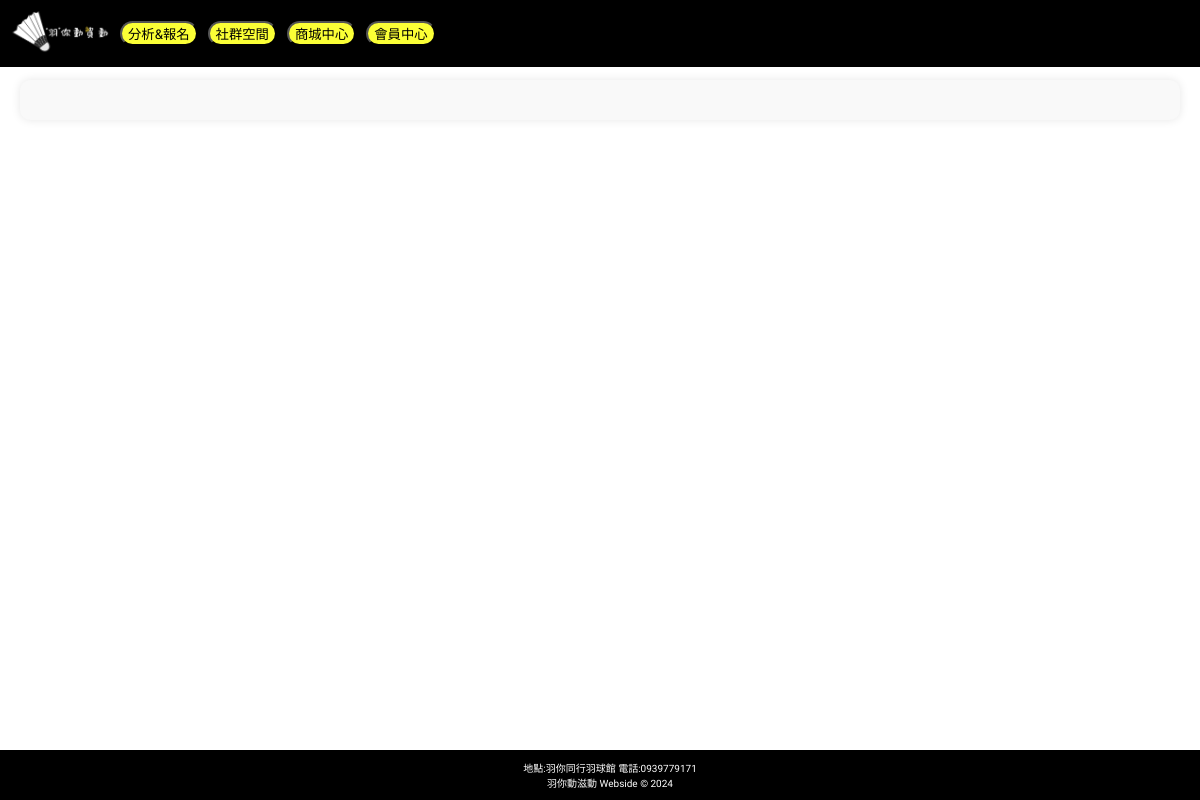
Page /community/ on the earlier database version.
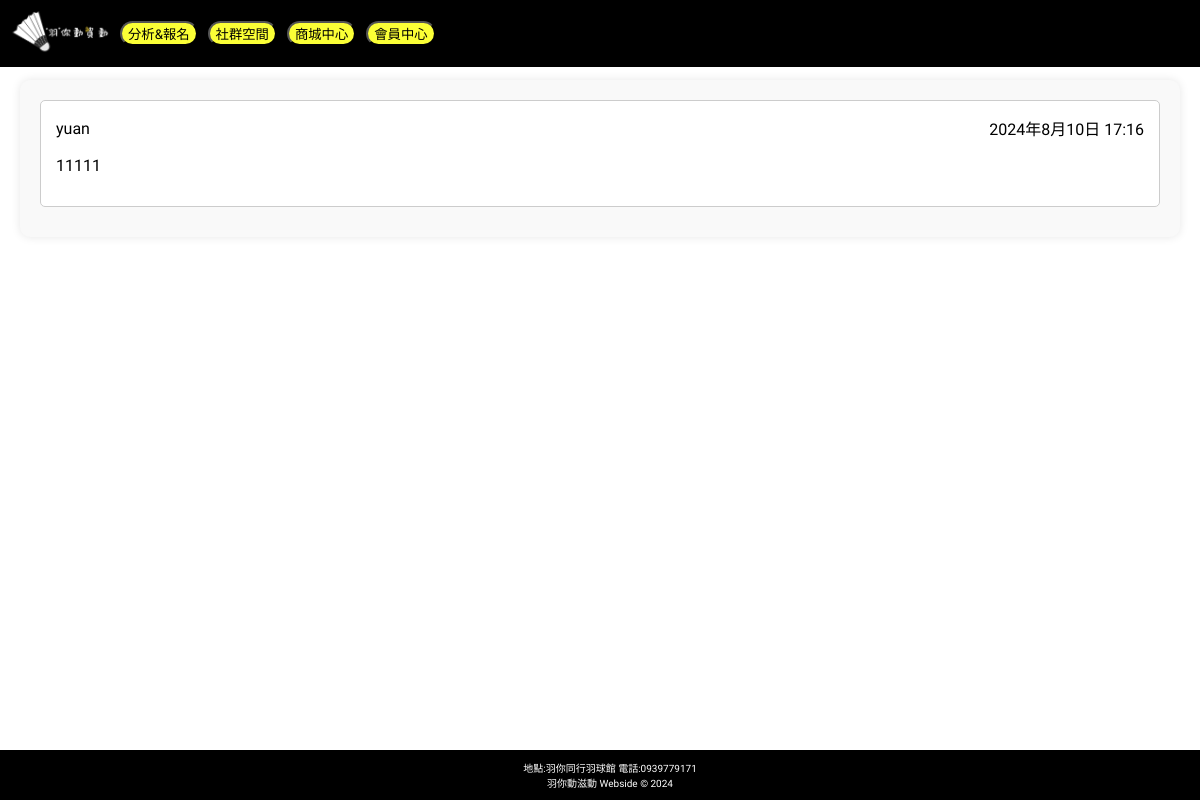
Same page on the later database version.
### app/models.py (models this page shows, shortened)
class DiscussionPost(models.Model):
    author = models.ForeignKey(User, on_delete=models.CASCADE)
    content = models.TextField()
    created_at = models.DateTimeField(auto_now_add=True)

class User(AbstractUser):
    full_name = models.CharField(max_length=100)
    gender = models.CharField(max_length=10, choices=[('male', 'Male'), ('female', 'Female'), ('other', 'Other')])
    birth_date = models.DateField()
    nickname = models.CharField(max_length=100)
    phone = models.CharField(max_length=15)
    email = models.EmailField(unique=True)
    groups = models.ManyToManyField(
        Group,
        related_name='custom_user_set',
        blank=True
    )
    user_permissions = models.ManyToManyField(
        Permission,
        related_name='custom_user_permissions_set',
        blank=True
    )
    objects = UserManager()

### app/views.py (the view)
# urls.py: path('community/', views.community, name='community'),
def community(request):
    posts = DiscussionPost.objects.all().order_by('-created_at')
    if request.method == 'POST':
        if request.user.is_authenticated:
            form = DiscussionPostForm(request.POST)
            if form.is_valid():
                post = form.save(commit=False)
                post.author = request.user
                post.save()
                return redirect('community')
        else:
            return redirect('login')
    else:
        form = DiscussionPostForm() if request.user.is_authenticated else None
    return render(request, 'community.html', {'posts': posts, 'form': form})

### app/templates/community.html (shortened to what this page needs)
{% extends 'base.html' %}
{% load static %}
{% block content %}
<div class="comment-board">
  {% if user.is_authenticated %}
    <h1>社群空間</h1>
    <section class="comment-input">
      <h2>討論區</h2>
      <form method="post">
        {% csrf_token %}
        {{ form.as_p }}
        <button type="submit">發布</button>
      </form>
    </section>
    <section class="comment-list">
      {% for post in posts %}
        <div class="comment-item">
          <div class="comment-header">
            <span>{{ post.author.username }}</span>
            <span>{{ post.created_at }}</span>
            {% if post.author == user %}
              <div class="button-group">
                <a href="{% url 'edit_post' post.id %}"><button class="edit-button">編輯</button></a>
                <form method="post" action="{% url 'delete_post' post.id %}" style="display: inline;">
                  {% csrf_token %}
                  <button type="submit" class="delete-button" onclick="return confirm('確定要刪除嗎?')">刪除</button>
                </form>
              </div>
            {% endif %}
          </div>
          <div class="comment-text">
            <p>{{ post.content }}</p>
          </div>
          <div class="comment-footer">
            <form method="post" action="{% url 'add_comment' post.id %}">
              {% csrf_token %}
              <textarea name="content" placeholder="評論..."></textarea>
              <button type="submit">發送</button>
            </form>
          </div>
          <div class="comment-replies">
            {% for comment in post.comments.all %}
              <div class="comment-reply">
                <span>{{ comment.author.username }}</span>
                <span>{{ comment.created_at }}</span>
                <p>{{ comment.content }}</p>
              </div>
            {% endfor %}
          </div>
        </div>
      {% endfor %}
    </section>
  {% else %}
  <section class="comment-list">
    {% for post in posts %}
      <div class="comment-item">
        <div class="comment-header">
          <span>{{ post.author.username }}</span>
          <span>{{ post.created_at }}</span>
        </div>
        <div class="comment-text">
          <p>{{ post.content }}</p>
        </div>
      </div>
    {% endfor %}
  </section>
  {% endif %}
</div>
{% endblock %}

Differences in the rows shown:
added DiscussionPost: author.username "yuan", created_at "2024年8月10日 17:16", content "11111"
